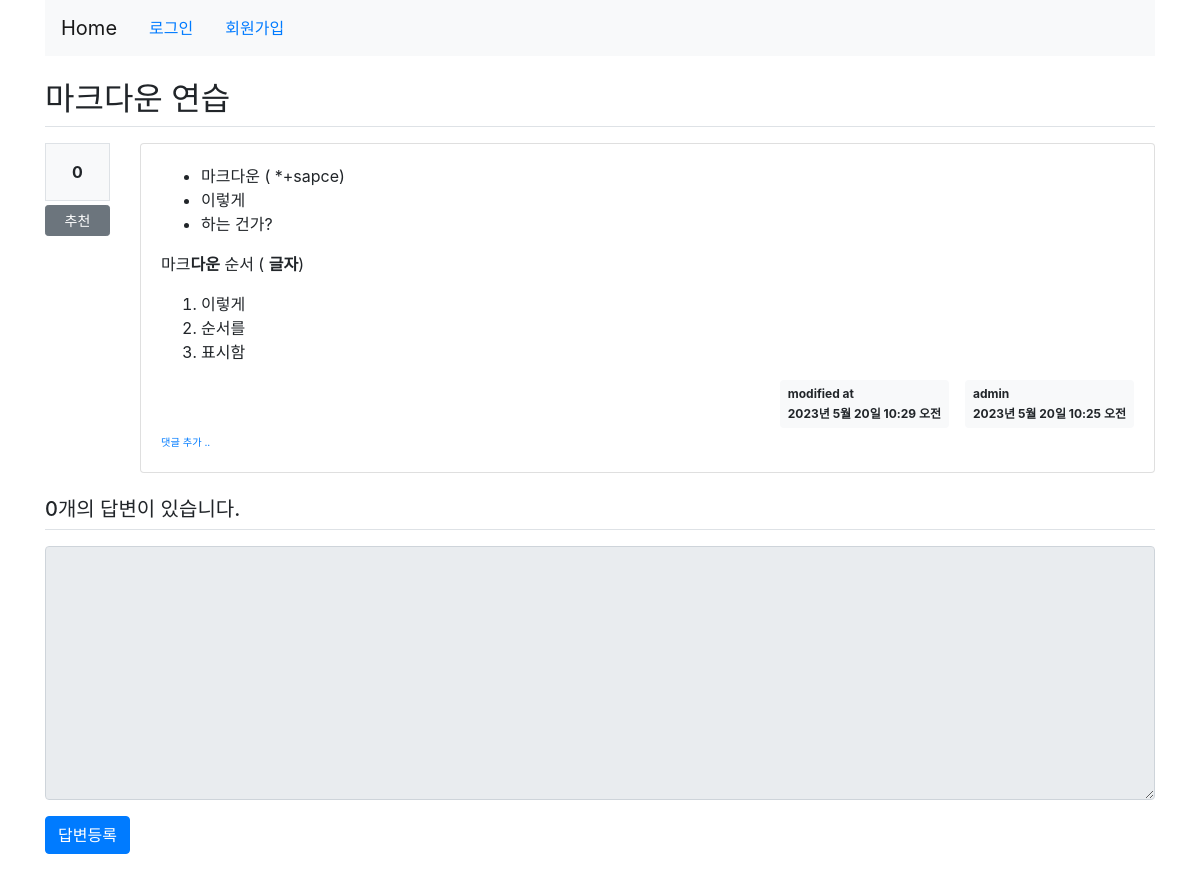
/pybo/27/, run on the app's committed database.
### pybo/models.py (models this page shows, shortened)
class Question(models.Model):
    author = models.ForeignKey(User, on_delete=models.CASCADE, related_name='author_question')
    subject = models.CharField(max_length=200)
    content = models.TextField()
    create_date = models.DateTimeField()
    modify_date = models.DateTimeField(null=True, blank=True)
    voter = models.ManyToManyField(User, related_name='voter_question')

### pybo/views/base_views.py (the view)
# urls.py: path('<int:question_id>/', base_views.detail, name='detail'),
def detail(request, question_id):
    question = get_object_or_404(Question, pk=question_id)
    context = {'question': question}
    return render(request, 'pybo/question_detail.html', context)

### pybo/templatetags/pybo_filter.py (called while the page is built)
@register.filter()
def mark(value):
    extensions = ["nl2br", "fenced_code"]
    return mark_safe(markdown.markdown(value, extensions=extensions))

### templates/pybo/question_detail.html (shortened to what this page needs)
{% extends 'base.html' %}
{% load pybo_filter %}
{% block content %}
<div class="container my-3">
    <h2 class="border-bottom py-2">{{ question.subject }}</h2>
    <div class="row my-3">
        <div class="col-1">
            <div class="bg-light text-center p-3 border font-weight-bolder mb-1">{{question.voter.count}}</div>
            <a href="#" data-uri="{% url 'pybo:vote_question' question.id  %}"
               class="recommend btn btn-sm btn-secondary btn-block my-1">추천</a>
        </div>
        <div class="col-11">
            <div class="card">
                <div class="card-body">
                    <div class="card-text">{{ question.content|mark }}</div>
                    <div class="d-flex justify-content-end">
                        {% if question.modify_date %}
                        <div class="badge badge-light p-2 text-left mx-3">
                            <div class="mb-2">modified at</div>
                            <div>{{ question.modify_date }}</div>
                        </div>
                        {% endif %}
                        <div class="badge badge-light p-2 text-left">
                            <div class="mb-2">{{ question.author.username }}</div>
                            <div>{{ question.create_date }}</div>
                        </div>
                    </div>
                    <div>
                        <a href="{% url 'pybo:comment_create_question' question.id  %}"
                           class="small"><small>댓글 추가 ..</small></a>
                    </div>
                </div>
            </div>
        </div>
    </div>
    <h5 class="border-bottom my-3 py-2">{{question.answer_set.count}}개의 답변이 있습니다.</h5>
    <form action="{% url 'pybo:answer_create' question.id %}" method="post" class="my-3">
        <div class="form-group">
            <textarea {% if not user.is_authenticated %}disabled{% endif %}
              name="content" id="content" class="form-control" rows="10"></textarea>
        </div>
        <input type="submit" value="답변등록" class="btn btn-primary">
    </form>
</div>
{% endblock %}

### data on the page
Question: subject "마크다운 연습", voter.count "0", content|mark "마크다운 ( *+sapce) 이렇게 하는 건가? 마크 다운 순서 ( 글자 ) 이렇게 순서를 표시함", modify_date "2023년 5월 20일 10:29 오전", author.username "admin", create_date "2023년 5월 20일 10:25 오전", answer_set.count "0"
